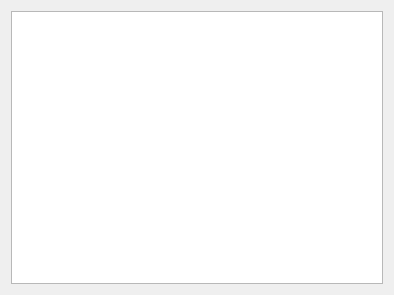
<?xml version="1.0" encoding="UTF-8"?>
<ui version="4.0">
 <class>Dialog</class>
 <widget class="QDialog" name="Dialog">
  <property name="geometry">
   <rect>
    <x>0</x>
    <y>0</y>
    <width>394</width>
    <height>295</height>
   </rect>
  </property>
  <property name="windowTitle">
   <string>Data Quality</string>
  </property>
  <layout class="QGridLayout" name="gridLayout_2">
   <item row="0" column="0">
    <layout class="QGridLayout" name="gridLayout">
     <item row="0" column="0">
      <widget class="QTextEdit" name="textEdit">
       <property name="readOnly">
        <bool>true</bool>
       </property>
      </widget>
     </item>
    </layout>
   </item>
  </layout>
 </widget>
 <resources/>
 <connections/>
</ui>
